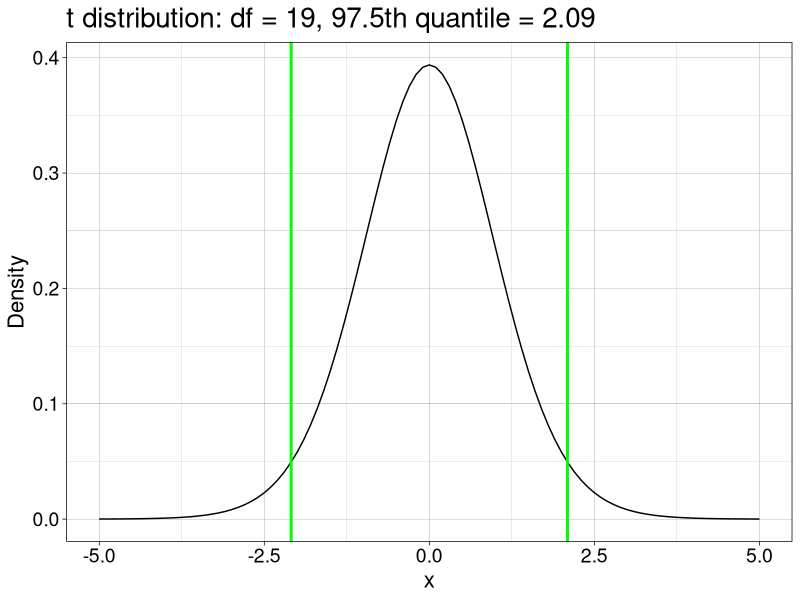
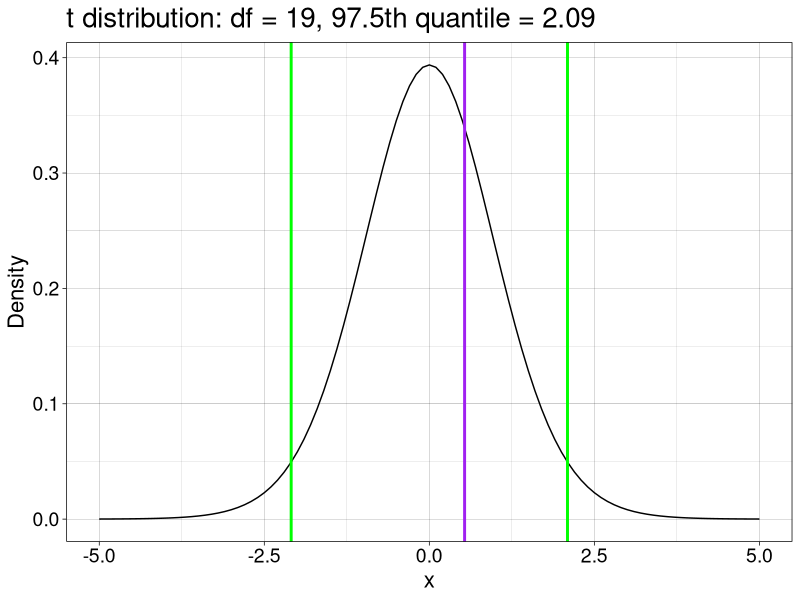
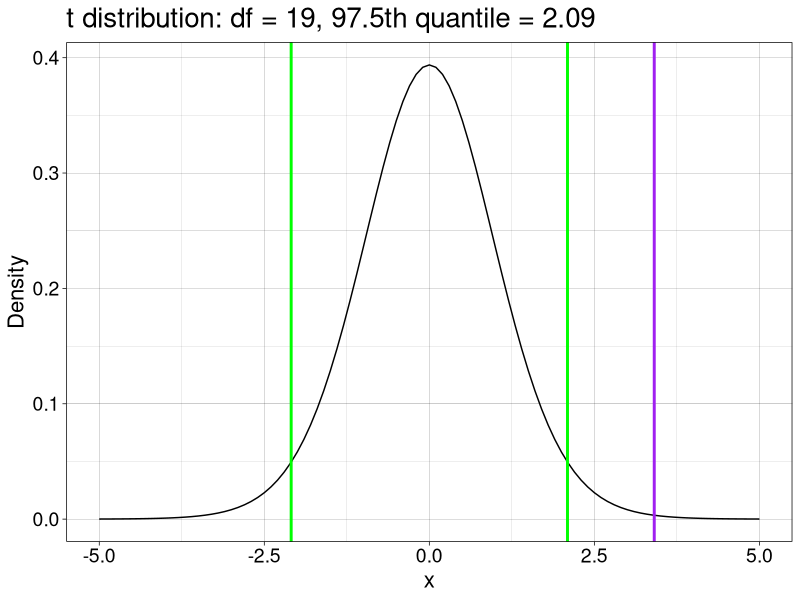

R code for these plots, in order:
## ---- chunk 1
knitr::opts_chunk$set(echo = TRUE)
## ---- chunk 2
# dependencies
library(ggplot2)
library(tibble)
## ---- chunk 3
# one sample
set.seed(4)
n <- 20
m <- 0
sd <- 1
samp <- rnorm(n, m, sd)
t.test(samp)
## ---- chunk 4
# Formula
samp.m <- mean(samp) # sample mean
samp.v <- var(samp) # sample variance
sem <- sqrt(samp.v/n) # standard error of the mean
samp.t <- samp.m / sem
samp.t
## ---- chunk 5
df <- n-1
samp.pval <- 2*(1-pt(abs(samp.t),df))
samp.pval
## ---- chunk 6
alpha <- 0.05

ggplot(data.frame(x = c(-5, 5)), aes(x)) + theme_linedraw() +
  stat_function(fun = dt, args = list(df = df)) + 
labs(y = "Density") +
  theme(axis.text = element_text(size = 14),
        axis.title = element_text(size = 16),
        plot.title = element_text(size=20)) +
  ggtitle(paste0("t distribution: df = ",df,", ",(1-alpha/2)*100,"th quantile = ",round(qt(1-alpha/2, df), digits=2))) +
  geom_vline(xintercept = c(-qt(1-alpha/2, df), qt(1-alpha/2, df)), colour = "green", size = 1)
  # geom_vline(xintercept = samp.t, colour = "purple", size = 1)
## ---- chunk 7
alpha <- 0.05
df <- n-1 # degrees of freedom
ci <- vector("numeric",2)
ci[1] <- samp.m - qt(1-alpha/2, df)  * sem
ci[2] <- samp.m + qt(1-alpha/2, df)  * sem
ci
## ---- chunk 8
# one sample
set.seed(21)
n <- 20
m <- 0
sd <- 1
samp <- rnorm(n, m, sd)
t.test(samp)
## ---- chunk 9
# Formula
samp.m <- mean(samp) # sample mean
samp.v <- var(samp) # sample variance
sem <- sqrt(samp.v/n) # standard error of the mean
samp.t <- samp.m / sem
samp.t
## ---- chunk 10
df <- n-1 # degrees of freedom
samp.pval <- 2*(1-pt(abs(samp.t),df))
samp.pval
## ---- chunk 11
alpha <- 0.05 # arbitrary significance threshold

ggplot(data.frame(x = c(-5, 5)), aes(x)) + theme_linedraw() +
  stat_function(fun = dt, args = list(df = df)) + 
labs(y = "Density") +
  theme(axis.text = element_text(size = 14),
        axis.title = element_text(size = 16),
        plot.title = element_text(size=20)) +
  ggtitle(paste0("t distribution: df = ",df,", ",(1-alpha/2)*100,"th quantile = ",round(qt(1-alpha/2, df), digits=2))) +
  geom_vline(xintercept = c(-qt(1-alpha/2, df), qt(1-alpha/2, df)), colour = "green", size = 1) +
  geom_vline(xintercept = samp.t, colour = "purple", size = 1)
## ---- chunk 12
ci <- vector("numeric",2)
ci[1] <- samp.m - qt(1-alpha/2, df)  * sem
ci[2] <- samp.m + qt(1-alpha/2, df)  * sem
ci
## ---- chunk 13
# one sample
set.seed(7)
n <- 20
m <- 0.5
sd <- 1
samp <- rnorm(n, m, sd)
t.test(samp)
## ---- chunk 14
# Formula
samp.m <- mean(samp) # sample mean
samp.v <- var(samp) # sample variance
sem <- sqrt(samp.v/n) # standard error of the mean
samp.t <- samp.m / sem
samp.t
## ---- chunk 15
df <- n-1 # degrees of freedom
samp.pval <- 2*(1-pt(abs(samp.t),df))
samp.pval
## ---- chunk 16
alpha <- 0.05 # arbitrary significance threshold

ggplot(data.frame(x = c(-5, 5)), aes(x)) + theme_linedraw() +
  stat_function(fun = dt, args = list(df = df)) + 
labs(y = "Density") +
  theme(axis.text = element_text(size = 14),
        axis.title = element_text(size = 16),
        plot.title = element_text(size=20)) +
  ggtitle(paste0("t distribution: df = ",df,", ",(1-alpha/2)*100,"th quantile = ",round(qt(1-alpha/2, df), digits=2))) +
  geom_vline(xintercept = c(-qt(1-alpha/2, df), qt(1-alpha/2, df)), colour = "green", size = 1) +
  geom_vline(xintercept = samp.t, colour = "purple", size = 1)
## ---- chunk 17
ci <- vector("numeric",2)
ci[1] <- samp.m - qt(1-alpha/2, df)  * sem
ci[2] <- samp.m + qt(1-alpha/2, df)  * sem
ci
